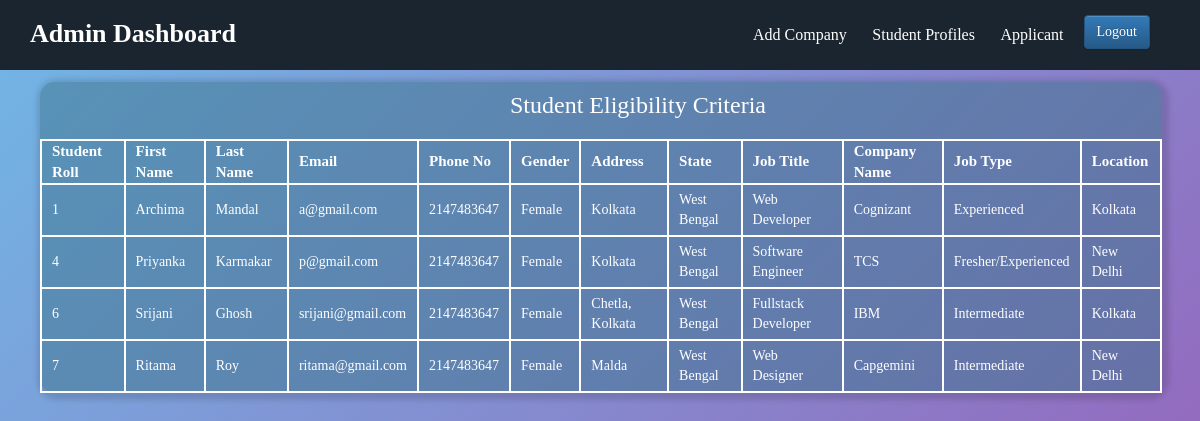
Page /applicant.php on the committed database.
### tables this page shows
CREATE TABLE `apply_details` (
  `studentRoll` int(11) NOT NULL,
  `firstName` varchar(50) NOT NULL,
  `lastName` varchar(50) NOT NULL,
  `email` varchar(50) NOT NULL,
  `phoneNo` int(10) NOT NULL,
  `gender` varchar(10) NOT NULL,
  `address` varchar(70) NOT NULL,
  `state` varchar(50) NOT NULL,
  `jobTitle` varchar(50) NOT NULL,
  `companyName` varchar(50) NOT NULL,
  `jobType` varchar(20) NOT NULL,
  `location` varchar(50) NOT NULL
);

### applicant.php (the view, shortened to what this page needs)
<?php
    require 'connect.php';
    $sql = "SELECT * FROM apply_details";
    $result = mysqli_query($conn, $sql);
?>
<!DOCTYPE html>
<html lang="en">
<head>
    <link rel="stylesheet" href="admin1.css">
<link rel="stylesheet" href="https://cdn.jsdelivr.net/npm/bootstrap@3.3.7/dist/css/bootstrap.min.css">
<link rel="stylesheet" href="https://cdn.jsdelivr.net/npm/bootstrap@3.3.7/dist/css/bootstrap-theme.min.css">
</head>
<body>
    <nav>
        <label>Admin Dashboard</label>
        <ul>
            <li>
                <a href="addcompany.php">Add Company</a>
            </li>
            <li>
                <a href="student_details.php">Student Profiles</a>
            </li>
            <li>
                <a href="applicant.php">Applicant</a>
            </li>
            <div class="logout">
                <a href="logout.php" class="btn btn-primary">Logout</a>
            </div>
        </ul>
        <div class="content2">
            <h3 id="student_details">Student Eligibility Criteria</h3>
                <table>
                    <tr class= "table">
                        <th>Student Roll</th>
                        <th>First Name</th>
                        <th>Last Name</th>
                        <th>Email</th>
                        <th>Phone No</th>
                        <th>Gender</th>
                        <th>Address</th>
                        <th>State</th>
                        <th>Job Title</th>
                        <th>Company Name</th>
                        <th>Job Type</th>
                        <th>Location</th>
                    </tr>
                    <?php
                        while($info = $result->fetch_assoc())
                        {
                    ?>
                    <tr>
                        <td>
                            <?php echo "{$info['studentRoll']}"; ?>
                        </td>
                        <td>
                            <?php echo "{$info['firstName']}"; ?>
                        </td>
                        <td>
                        <?php echo "{$info['lastName']}"; ?>
                        </td>
                        <td>
                        <?php echo "{$info['email']}"; ?>
                        </td>
                        <td>
                        <?php echo "{$info['phoneNo']}"; ?>
                        </td>
                        <td>
                        <?php echo "{$info['gender']}"; ?>
                        </td>
                        <td>
                        <?php echo "{$info['address']}"; ?>
                        </td>
                        <td>
                        <?php echo "{$info['state']}"; ?>
                        </td>
                        <td>
                        <?php echo "{$info['jobTitle']}"; ?>
                        </td>
                        <td>
                        <?php echo "{$info['companyName']}"; ?>
                        </td>
                        <td>
                        <?php echo "{$info['jobType']}"; ?>
                        </td>
                        <td>
                        <?php echo "{$info['location']}"; ?>
                        </td>
                    </tr>
                    <?php
                        }
                    ?>
                </table>
        </div>
    </nav>
</body>
</html>

### admin1.css (style rules this page uses)
* { margin: 0px; padding: 0px; font-family: 'Times New Roman', Times, serif; }
nav { position: fixed; background-color: #1b252f; height: 70px; width: 100%; z-index: 1; }
label { color: white; font-size: 26px; font-weight: bold; padding-left: 30px; padding-top: 15px; }
ul { position: relative; float: right; margin-right: 25px; }
ul li { display: inline-block; line-height: 70px; margin: 0 5px; margin-left: 17px; }
ul li a { text-decoration: none; color: white; font-size: 16px; }
.logout { float: right; padding-top: 15px; padding-right: 25px; margin-left: 15px; }
body { display: flex; height: 100vh; background: linear-gradient(135deg, #71b7e6, #9b59b6); }
#student_details { color: white; padding: 10px 10px; margin-left: 41%; }
table { color: white; border: 2px solid rgb(255, 255, 255); }
.table th { font-size: 15px; border: 1px; padding: 0px 10px 0px 10px; border: 2px solid rgb(255, 255, 255); }
tr td { padding: 5px 10px 5px 10px; border: 2px solid rgb(255, 255, 255); }

### applicant.php (style rules this page uses)
.content2 { margin: 25px 0px 0px 40px; width: 93.5%; background-color: rgba(60, 117, 139, 0.5); box-shadow: 2px 2px 5px 5px rgba(26, 25, 33, 0.15); border-radius: 15px; }

### rows in the picture
apply_details: studentRoll "1", firstName "Archima", lastName "Mandal", email "a@gmail.com", phoneNo "2147483647", gender "Female", address "Kolkata", state "West Bengal", jobTitle "Web Developer", companyName "Cognizant", jobType "Experienced", location "Kolkata"
apply_details: studentRoll "4", firstName "Priyanka", lastName "Karmakar", email "p@gmail.com", phoneNo "2147483647", gender "Female", address "Kolkata", state "West Bengal", jobTitle "Software Engineer", companyName "TCS", jobType "Fresher/Experienced", location "New Delhi"
apply_details: studentRoll "6", firstName "Srijani", lastName "Ghosh", email "srijani@gmail.com", phoneNo "2147483647", gender "Female", address "Chetla, Kolkata", state "West Bengal", jobTitle "Fullstack Developer", companyName "IBM", jobType "Intermediate", location "Kolkata"
apply_details: studentRoll "7", firstName "Ritama", lastName "Roy", email "ritama@gmail.com", phoneNo "2147483647", gender "Female", address "Malda", state "West Bengal", jobTitle "Web Designer", companyName "Capgemini", jobType "Intermediate", location "New Delhi"
